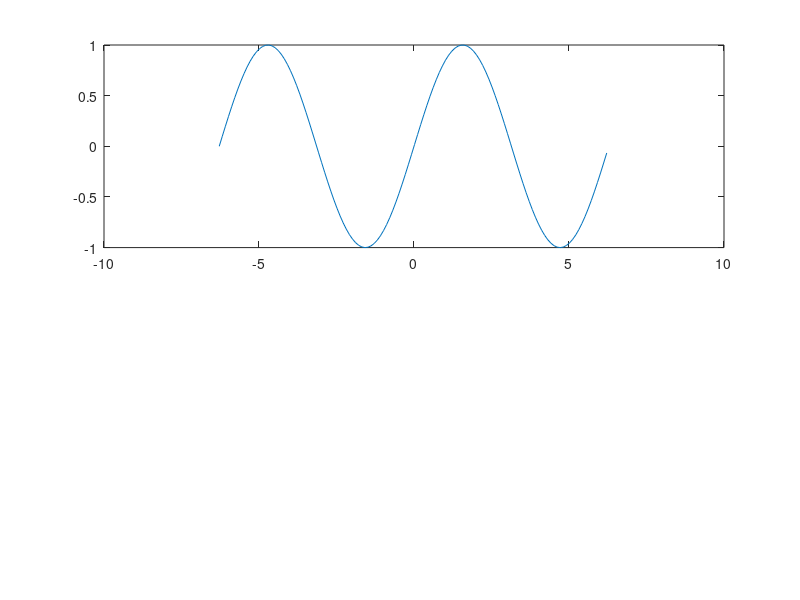

MATLAB code to generate this figure: (Note: this script raises an error after producing the figure.)
x = [-2*pi:0.1:2*pi];
y = sin(x);
subplot(2,1,1)
plot(x,y);
xline(0);
yline(0);
axis([-8,8,-1.5,1.5]);
title('Signal')
x = shift(x,2);
subplot(2,1,2)
plot(x,y);
xline(0);
yline(0);
axis([-8,8,-1.5,1.5]);
title('Shifted Signal')

function a= shift(a,b)
a = a+b;
end
